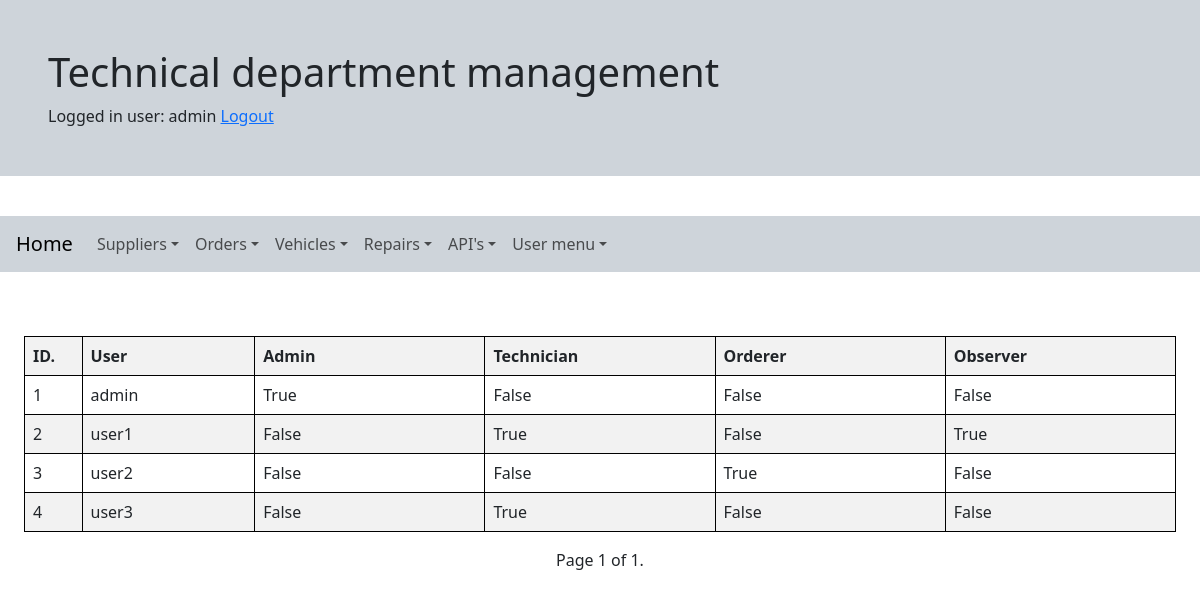
Page /customuser_list/ (signed in) on the committed database.
### accounts/models.py (models this page shows)
class CustomUser(AbstractUser):
    is_technician = models.BooleanField(default=False, null=True)
    is_orderer = models.BooleanField(default=False, null=True)
    is_observer = models.BooleanField(default=False, null=True)
    def __str__(self):
        return self.username

### accounts/views.py (the view)
# urls.py: path('customuser_list/', login_required(AccountListView.as_view()), name='customuser_list'),
class AccountListView(ListView):
    paginate_by = 5
    model = CustomUser
    template_name = "customuser_list.html"

### templates/accounts/customuser_list.html (shortened to what this page needs)
{% extends "base.html" %}
{% block content %}
<div class="container-fluid">
    {% if customuser_list %}
    <div class="table-responsive">
        <table class="table table-striped" style="border:1px solid black">
            <tr>
                <div class="col-sm-1">
                    <th style="border:1px solid black; width: 5%">ID.</th>
                </div>
                <div class="col-sm-2">
                    <th style="border:1px solid black; width: 15%">User</th>
                </div>
                <div class="col-sm-2">
                    <th style="border:1px solid black; width: 20%">Admin</th>
                </div>
                <div class="col-sm-5">
                    <th style="border:1px solid black; width: 20%">Technician</th>
                </div>
                <div class="col-sm-1">
                    <th style="border:1px solid black; width: 20%">Orderer</th>
                </div>
                <div class="col-sm-1">
                    <th style="border:1px solid black; width: 20%">Observer</th>
                </div>
            </tr>
            {% for customuser in customuser_list %}
            <tr>
                <div class="col-sm-1">
                    <td style="border:1px solid black">{{customuser.pk}}</td>
                </div>
                <div class="col-sm-2">
                    <td style="border:1px solid black">{{ customuser.username }}</td>
                </div>
                <div class="col-sm-2">
                    <td style="border:1px solid black">{{ customuser.is_superuser }}</td>
                </div>
                <div class="col-sm-5">
                    <td style="border:1px solid black">{{ customuser.is_technician }}</td>
                </div>
                <div class="col-sm-1">
                    <td style="border:1px solid black">{{ customuser.is_orderer }}</td>
                </div>
                <div class="col-sm-1">
                    <td style="border:1px solid black">{{ customuser.is_observer }}</td>
                </div>
            </tr>
            {% endfor %}
        </table>
    </div>
    {% include "pagination.html" %}
    {% else %}
    <div style="text-align: center">
        <h3>User list is empty.</h3>
    </div>
    {% endif %}
</div>
{% endblock %}

### templates/base.html (shortened to what this page needs)
{% load static %}
<html lang="en">
<head>
  <link href="https://cdn.jsdelivr.net/npm/bootstrap@5.3.0/dist/css/bootstrap.min.css" rel="stylesheet"
>
</head>
<div class="row mb-2">
  <div class="p-5 mb-4 bg-dark-subtle rounded-3">
    <div class="container" style="align-content: center">
      <h1>Technical department management</h1>
    </div>
    <div class="container" style="align-content: center">
      <span>
        {% if request.user.is_authenticated %}
        Logged in user: {{ request.user }}
        <a href="{% url  'logout' %}">Logout</a>
        {% else %}
        <a href="{% url 'login' %}">Login</a>
        {% endif %}
      </span>
    </div>
  </div>
</div>
<div class="row p-2 mb-2 ">
  <nav class="navbar navbar-expand-lg bg-dark-subtle p-2 mb-4">
    <div class="container-fluid">
      <a class="navbar-brand" href="{% url 'index' %}">Home</a>
      <div class="collapse navbar-collapse" id="myNavBar">
        <ul class="navbar-nav me-auto mb-2 mb-lg-0">
          <li class="nav-item dropdown">
            <a class="nav-link dropdown-toggle" data-bs-toggle="dropdown" href="#" role="button"
              aria-expanded="false">Suppliers</a>
          </li>
          <li class="nav-item dropdown">
            <a class="nav-link dropdown-toggle" data-bs-toggle="dropdown" href="#" role="button"
              aria-expanded="false">Orders</a>
          </li>
          <li class="nav-item dropdown">
            <a class="nav-link dropdown-toggle" data-bs-toggle="dropdown" href="#" role="button"
              aria-expanded="false">Vehicles</a>
          </li>
          <li class="nav-item dropdown">
            <a class="nav-link dropdown-toggle" data-bs-toggle="dropdown" href="#" role="button"
              aria-expanded="false">Repairs</a>
          </li>
          <li class="nav-item dropdown">
            <a class="nav-link dropdown-toggle" data-bs-toggle="dropdown" href="#" role="button"
              aria-expanded="false">API's</a>
          </li>
          <li class="nav-item dropdown">
            <a class="nav-link dropdown-toggle" data-bs-toggle="dropdown" href="#" role="button"
              aria-expanded="false">User menu</a>
          </li>
        </ul>
      </div>
    </div>
  </nav>
</div>
<div class="row p-4 mb-2">
  {% block content %}{% endblock %}
</div>
</body>
</html>

### rows in the picture
CustomUser: user "admin", pk "1", username "admin", is_superuser "True", is_technician "False", is_orderer "False", is_observer "False"
CustomUser: pk "2", username "user1", is_superuser "False", is_technician "True", is_orderer "False", is_observer "True"
CustomUser: pk "3", username "user2", is_superuser "False", is_technician "False", is_orderer "True", is_observer "False"
CustomUser: pk "4", username "user3", is_superuser "False", is_technician "True", is_orderer "False", is_observer "False"

### other values in the picture
{{ page_obj.number }} "1"
{{ page_obj.paginator.num_pages }} "1"
